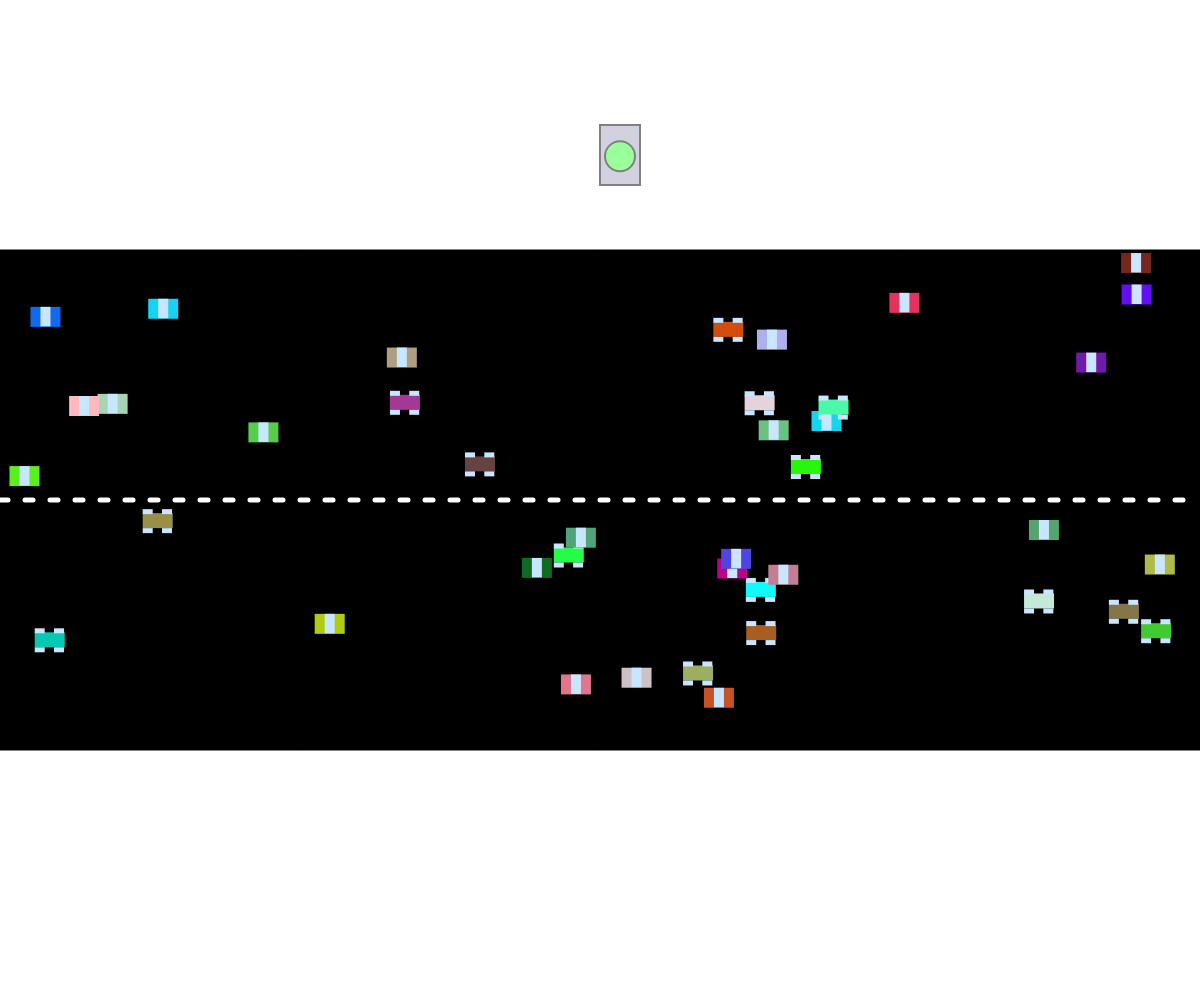
Frame 1 (no input)
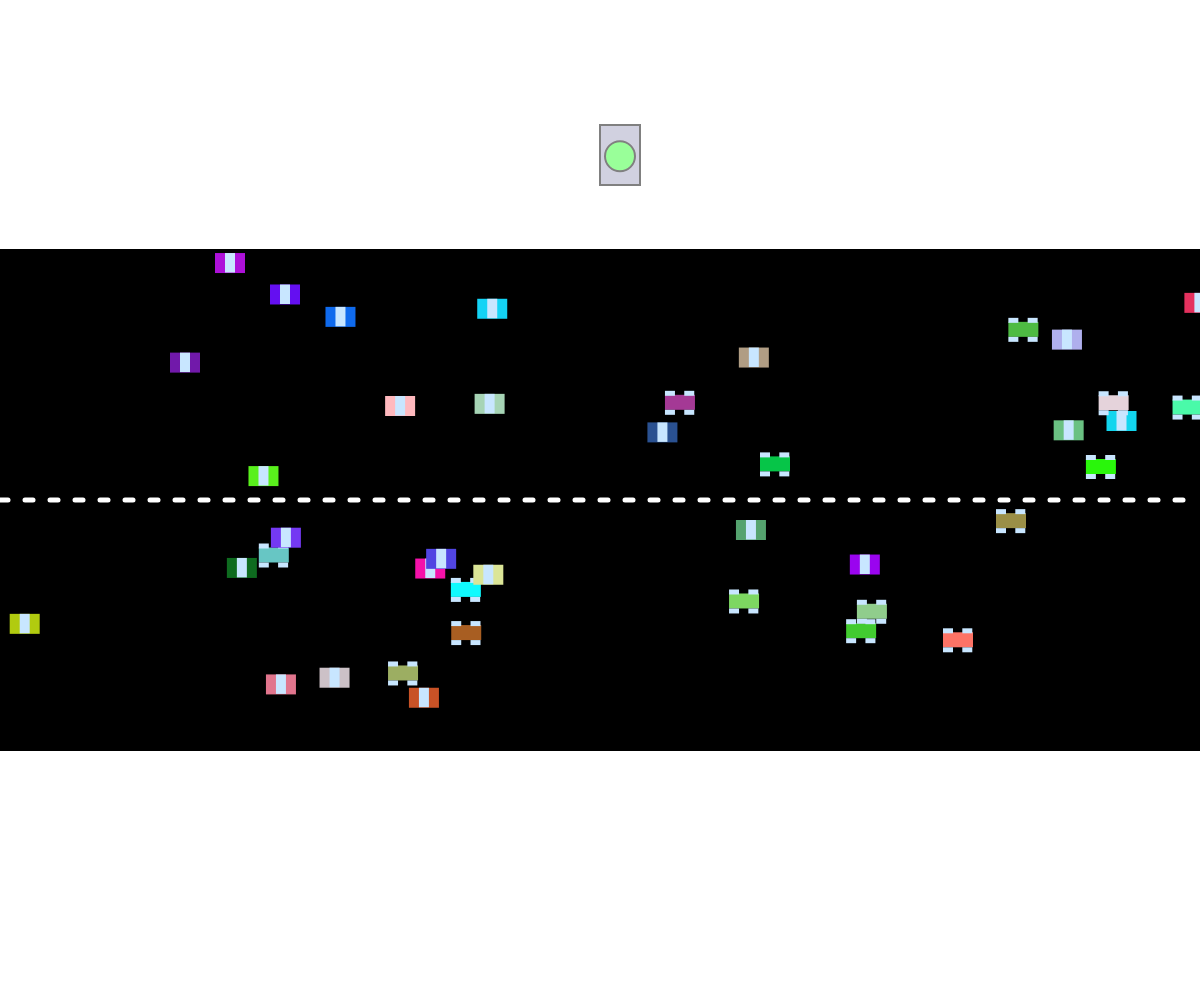
Frame 60 (no input)
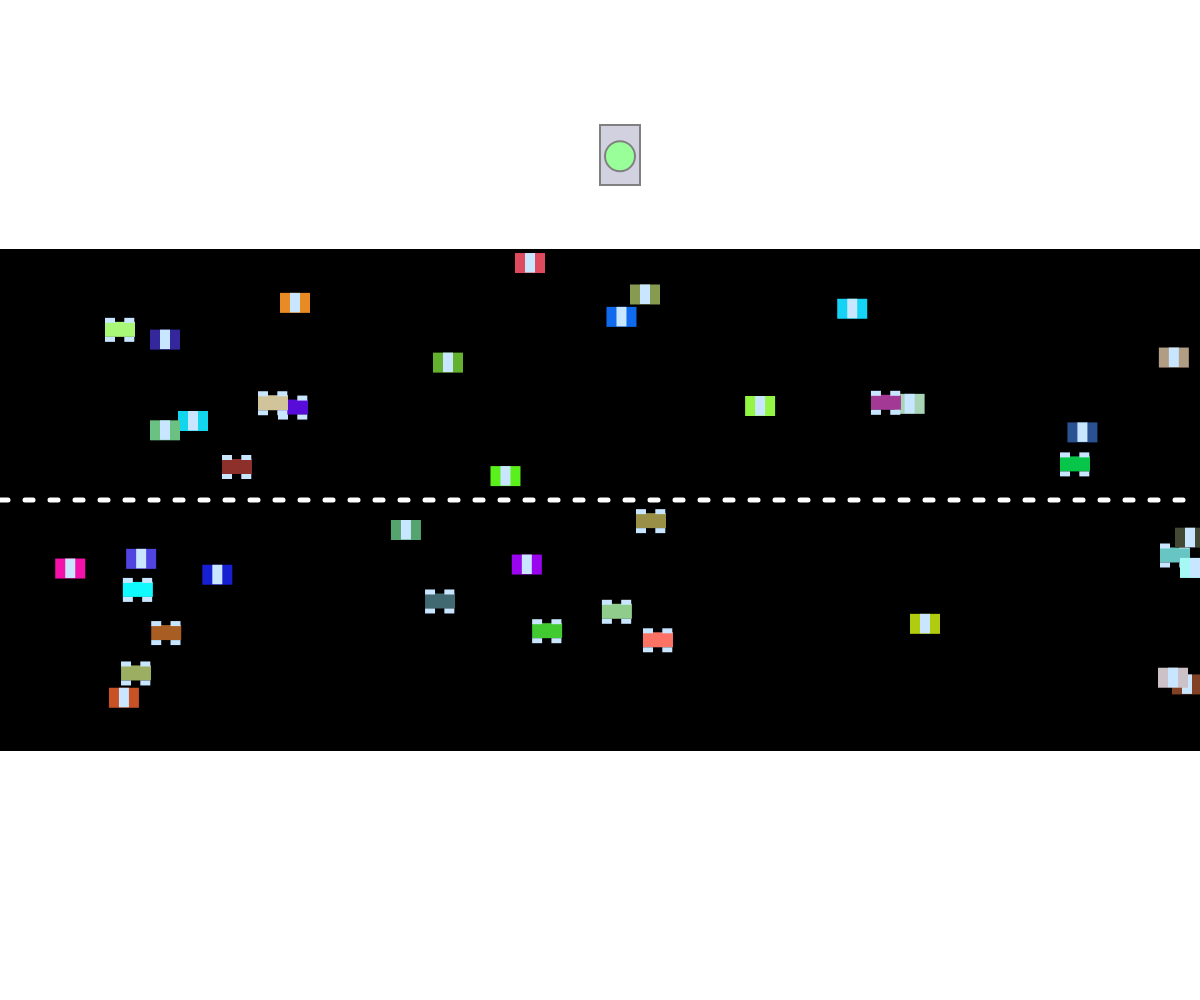
Frame 120 (the mouse pressed at the canvas centre since frame 60)

The p5.js sketch that drew these frames (run headless with seeded random() and noise() and a simulated clock; from frame 60 on, the mouse is pressed at the canvas centre):

// p5.js sketch
// ── sketch.js
// Cars Cars Cars
// Talha Ali Murad
// 19-10-2023
// creating a road with two different types of cars going in two different directions
// the user can add more cars by left click + shift or just left click
// the user can click the spacebar to make the traffic light turn red and stop the
// vehicles, they will start moving again after 120 frames

// global variables
let car;
let trafficLight;
let eastbound = [];
let westbound = [];

function setup() {
  createCanvas(windowWidth, windowHeight);
  
  // creates a traffic light object
  trafficLight = new TrafficLight();
  
  // populates the arrays
  for(let numVehicles = 40; numVehicles > 0; numVehicles--){
    let d = floor(random(0, 2));
    if( d===1) eastbound.push(new Vehicle(random(0, width), d));
    if (d===0) westbound.push(new Vehicle(random(0, width), d));
  }
}

function draw() {
  background(255);
  drawRoad();
  
  // calls the action function for each car in the arrays
  for (let car of eastbound) {
    car.action();
  }
  for (let car of westbound) {
    car.action();
  }

  // renders the traffic light
  trafficLight.action();
  trafficLight.display();
}

function drawRoad() {
  // renders a road with a dotted line through the center
  let segL = 25;
  fill(0);
  stroke(0);
  rect(0, height / 4, width, height / 2);

  let x = 0;
  while (x < width) {
    stroke(255);
    strokeWeight(5);
    line(x, height / 2, x + 8, height / 2);
    x += segL;
  }
}

function keyPressed(){
  // sets the traffic light to red if the space key is pressed
  if(keyCode===32) trafficLight.spacePressed();
}

function mouseClicked(){
  // adds a new car object into the specified array based on the mouse
  // and key presses
  if(mouseButton===LEFT && keyIsPressed && keyCode===SHIFT){
    eastbound.push(new Vehicle(random(0, width), 0));
  }
  else if(mouseButton===LEFT){
    westbound.push(new Vehicle(random(0, width), 1));
  }
}

class Vehicle{
  constructor(x, d){
    // creates the necessary constructors for the class
    this.x = x;
    if(d===1){
      this.y = random(height / 4, height / 2 - 20);
    }
    else{
      this.y=random(height / 2 + 5, height - height / 4 - 15);
    }
    this.direction = d;
    this.xSpeed = 5;
    this.color = color(random(255), random(255), random(255));
    this.vehicleChoice = Math.floor(random(0, 2));
    this.stopTime = 0;

  }

  display(){
    // displays the vehicle based on the vehicleChoice
    noStroke();
    if(this.vehicleChoice===1){
      this.drawCar();
    }
    else{
      this.drawSunroof();
    }
  
  }

  drawCar(){
    // draws a regular car
    fill(this.color);
    rect(this.x, this.y, 30, 15);
    fill(200, 230, 255);
    rect(this.x + 19.3, this.y - 4, 10, 5);
    rect(this.x, this.y - 4, 10, 5);
    rect(this.x + 19.3, this.y  + 15, 10, 5);
    rect(this.x, this.y + 15, 10, 5);
  }

  drawSunroof(){
    // draws a car with a sunroof
    fill(this.color);
    rect(this.x, this.y, 30, 20);
    fill(200, 230, 255);
    rect(this.x + 10, this.y, 10, 19.5);
  }

  move(){
    // changes the x by xSpeed to move the car forward in the driection specified
    if(this.direction===1){
      this.x += this.xSpeed;
      if(this.x>width) this.x=0;
    }
    else if(this.direction===0){
      this.x -= this.xSpeed;
      if(this.x<0) this.x=width;
    }

  }

  speedUp(){
    // increases the xSpeed by one until it reaches a max of 15
    this.xSpeed+=1;
    if(this.xSpeed>15) this.xSpeed=15;
  }

  speedDown(){
    // decreases the xSpeed by one until its reaches a min of 1
    this.xSpeed-=1;
    if(this.xSpeed<1) this.xSpeed=1;
  }

  colorChange(){
    // chooses a random color and fills the car with it
    this.color = color(random(255), random(255), random(255));
    fill(this.color);
  }

  action(){
    // calls all of the neccessary functions in order for the program to run
    // makes sure that certain functions have a 1% chance to run each frame
    this.display(); 
    if(!trafficLight.green) return;

    if(round(random(1,100))===1){
      this.speedUp();
    }
   
    if(round(random(1,100))===1){
      this.speedDown();
    }
    
    if(round(random(1,100))===1){
      this.colorChange();
    }
    
    this.move();
  }
}

class TrafficLight{
  constructor(){
    // creates the neccessary contructors for the class
    this.green = true;
    this.stopTime = 0;
  }

  display(){
    // renders the traffic light on the screen and changes the colour based on
    // the stopTime
    fill(209, 209, 224);
    strokeWeight(2);
    stroke("grey");
    rect(width/2, height/8, 40, 60);
    
    if(this.stopTime===0) fill(153, 255, 153);
    else fill(255, 102, 102);
    ellipse(width/2 + 20, height/6.4, 30);
  }

  action(){
    // decrements the stopTime until it reaches 0 and turns the light back to green
    if(this.stopTime > 0){
      this.stopTime-=1;
      if(this.stopTime===0) this.green = true;
      return;
    }
  }

  spacePressed(){
    // sets the stopTime back to 120 and turns thee light to red
    this.stopTime=120;
    this.green=false;
  }
}
